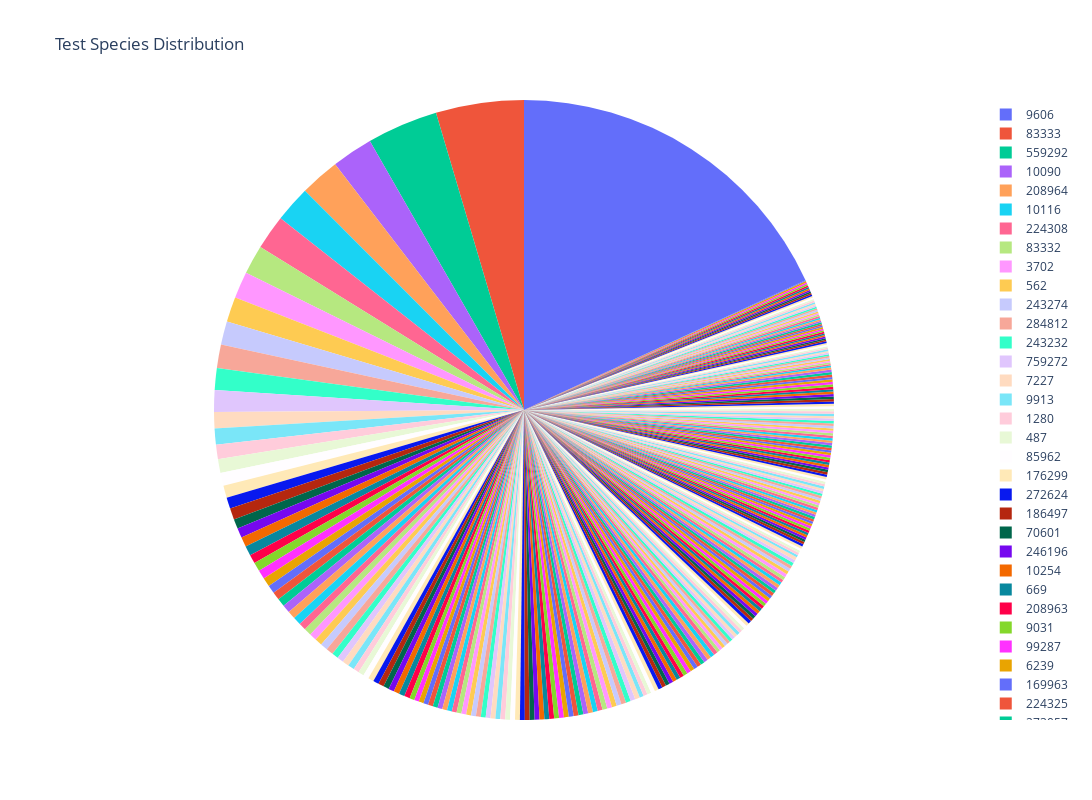

The code cell stored with this chart in its notebook:
### Code cell
# pie chart using plotly
fig = px.pie(df, names="Tax ID", values="Count in Test Set", title="Test Species Distribution")
fig.update_traces(textinfo="none")
fig.update_layout(width=1600, height=800)
fig.show()

### Figure 1 — Plotly figure (JSON) as saved in the notebook; plotly's stock layout.template omitted (floating-point values rounded to 4 significant figures; data arrays with more than 128 entries replaced by an {"elided": "..."} marker saying what was removed)
{"data": [{"domain": {"x": [0, 1], "y": [0, 1]}, "hovertemplate": "Tax ID=%{label}<br>Count in Test Set=%{value}<extra></extra>", "labels": {"elided": "301 int values"}, "legendgroup": "", "name": "", "showlegend": true, "textinfo": "none", "type": "pie", "values": {"elided": "301 int values"}}], "layout": {"height": 800, "legend": {"tracegroupgap": 0}, "title": {"text": "Test Species Distribution"}, "width": 1600}}
